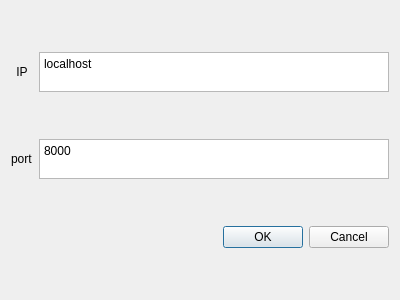
<?xml version="1.0" encoding="UTF-8"?>
<ui version="4.0">
 <class>Dialog</class>
 <widget class="QDialog" name="Dialog">
  <property name="geometry">
   <rect>
    <x>0</x>
    <y>0</y>
    <width>400</width>
    <height>300</height>
   </rect>
  </property>
  <property name="windowTitle">
   <string>Dialog</string>
  </property>
  <layout class="QGridLayout" name="gridLayout">
   <item row="1" column="1">
    <widget class="QPlainTextEdit" name="port_edit">
     <property name="maximumSize">
      <size>
       <width>16777215</width>
       <height>40</height>
      </size>
     </property>
     <property name="plainText">
      <string>8000</string>
     </property>
    </widget>
   </item>
   <item row="0" column="1">
    <widget class="QPlainTextEdit" name="ip_edit">
     <property name="maximumSize">
      <size>
       <width>16777215</width>
       <height>40</height>
      </size>
     </property>
     <property name="plainText">
      <string>localhost</string>
     </property>
    </widget>
   </item>
   <item row="2" column="1">
    <widget class="QDialogButtonBox" name="buttonBox">
     <property name="orientation">
      <enum>Qt::Horizontal</enum>
     </property>
     <property name="standardButtons">
      <set>QDialogButtonBox::Cancel|QDialogButtonBox::Ok</set>
     </property>
    </widget>
   </item>
   <item row="0" column="0">
    <widget class="QLabel" name="label">
     <property name="text">
      <string>IP</string>
     </property>
     <property name="alignment">
      <set>Qt::AlignCenter</set>
     </property>
    </widget>
   </item>
   <item row="1" column="0">
    <widget class="QLabel" name="label_2">
     <property name="text">
      <string>port</string>
     </property>
    </widget>
   </item>
  </layout>
 </widget>
 <resources/>
 <connections>
  <connection>
   <sender>buttonBox</sender>
   <signal>accepted()</signal>
   <receiver>Dialog</receiver>
   <slot>accept()</slot>
   <hints>
    <hint type="sourcelabel">
     <x>248</x>
     <y>254</y>
    </hint>
    <hint type="destinationlabel">
     <x>157</x>
     <y>274</y>
    </hint>
   </hints>
  </connection>
  <connection>
   <sender>buttonBox</sender>
   <signal>rejected()</signal>
   <receiver>Dialog</receiver>
   <slot>reject()</slot>
   <hints>
    <hint type="sourcelabel">
     <x>316</x>
     <y>260</y>
    </hint>
    <hint type="destinationlabel">
     <x>286</x>
     <y>274</y>
    </hint>
   </hints>
  </connection>
 </connections>
</ui>
